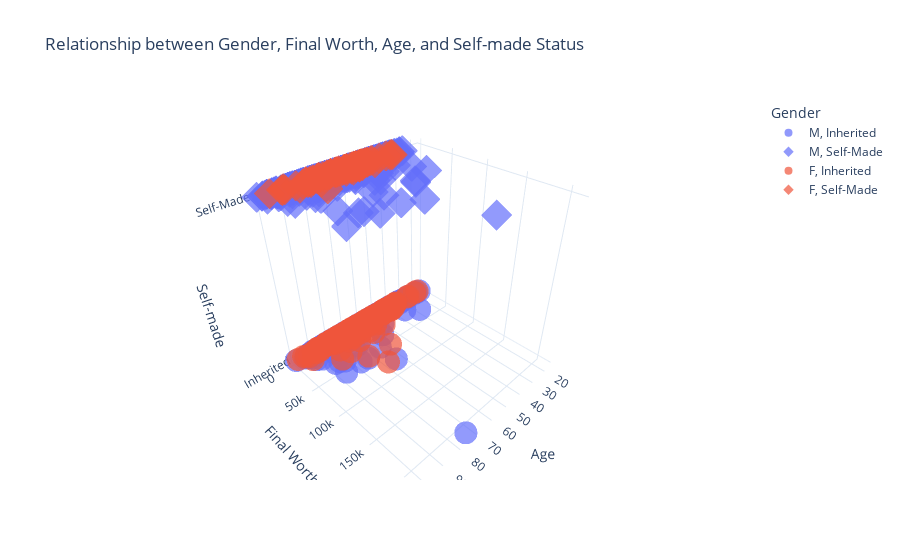

Source (notebook cell):
### Code cell
# Create a 3D scatter plot
fig = px.scatter_3d(df, x='age', y='finalWorth', z='selfMade', color='gender',
                    size_max=10, opacity=0.7, symbol='selfMade',
                    labels={'finalWorth': 'Final Worth (in billions)', 'selfMade': 'Self-made'},
                    title='Relationship between Gender, Final Worth, Age, and Self-made Status',
                    template='plotly_white')

# Customize layout
fig.update_layout(scene=dict(xaxis_title='Age', yaxis_title='Final Worth'),
                  legend=dict(title='Gender'))

# Show the plot
fig.show()

### Figure 1 — Plotly figure (JSON) as saved in the notebook; plotly's stock layout.template omitted (floating-point values rounded to 4 significant figures; data arrays with more than 128 entries replaced by an {"elided": "..."} marker saying what was removed)
{"data": [{"hovertemplate": "gender=M<br>Self-made=%{z}<br>age=%{x}<br>Final Worth (in billions)=%{y}<extra></extra>", "legendgroup": "M, Inherited", "marker": {"color": "#636efa", "opacity": 0.7, "symbol": "circle"}, "mode": "markers", "name": "M, Inherited", "scene": "scene", "showlegend": true, "type": "scatter3d", "x": {"elided": "587 float values"}, "y": {"elided": "587 int values"}, "z": {"elided": "587 str values"}}, {"hovertemplate": "gender=M<br>Self-made=%{z}<br>age=%{x}<br>Final Worth (in billions)=%{y}<extra></extra>", "legendgroup": "M, Self-Made", "marker": {"color": "#636efa", "opacity": 0.7, "symbol": "diamond"}, "mode": "markers", "name": "M, Self-Made", "scene": "scene", "showlegend": true, "type": "scatter3d", "x": {"elided": "1716 float values"}, "y": {"elided": "1716 int values"}, "z": {"elided": "1716 str values"}}, {"hovertemplate": "gender=F<br>Self-made=%{z}<br>age=%{x}<br>Final Worth (in billions)=%{y}<extra></extra>", "legendgroup": "F, Inherited", "marker": {"color": "#EF553B", "opacity": 0.7, "symbol": "circle"}, "mode": "markers", "name": "F, Inherited", "scene": "scene", "showlegend": true, "type": "scatter3d", "x": {"elided": "241 float values"}, "y": {"elided": "241 int values"}, "z": {"elided": "241 str values"}}, {"hovertemplate": "gender=F<br>Self-made=%{z}<br>age=%{x}<br>Final Worth (in billions)=%{y}<extra></extra>", "legendgroup": "F, Self-Made", "marker": {"color": "#EF553B", "opacity": 0.7, "symbol": "diamond"}, "mode": "markers", "name": "F, Self-Made", "scene": "scene", "showlegend": true, "type": "scatter3d", "x": [78, 76, 85, 59, 47, 62, 55, 79, 55, 59, 53, 56, 80, 53, 64, 56, 91, 90, 82, 72, 79, 77, 35, 57, 57, 85, 74, 53, 66, 78, 58, 60, 75, 36, 64, 77, 69, 91, 53, 65.14, 62, 52, 96, 65.14, 65.14, 70, 53, 80, 49, 65.14, 70, 54, 49, 53, 60, 51, 53, 55, 61, 80, 53, 74, 65.14, 65.14, 90, 50, 35, 57, 60, 74, 61, 38, 50, 53, 56, 72, 42, 57, 61, 46, 66, 56, 52, 61, 47, 55, 61, 65.14, 61, 68, 64, 58, 55, 68, 52, 68], "y": [31200, 13700, 10900, 10100, 8800, 7600, 7300, 7100, 6800, 6400, 6100, 5500, 5300, 5200, 4800, 4600, 4300, 4300, 4200, 4200, 4000, 3800, 3600, 3600, 3500, 3200, 3100, 3100, 2800, 2700, 2700, 2600, 2500, 2500, 2500, 2500, 2500, 2400, 2300, 2300, 2300, 2200, 2200, 2100, 2100, 2100, 2100, 2100, 2100, 1900, 1700, 1700, 1700, 1700, 1700, 1600, 1600, 1600, 1500, 1500, 1500, 1500, 1500, 1500, 1400, 1400, 1400, 1400, 1300, 1300, 1300, 1300, 1300, 1300, 1300, 1200, 1200, 1200, 1200, 1200, 1200, 1200, 1100, 1100, 1100, 1100, 1100, 1100, 1100, 1100, 1000, 1000, 1000, 1000, 1000, 1000], "z": ["Self-Made", "Self-Made", "Self-Made", "Self-Made", "Self-Made", "Self-Made", "Self-Made", "Self-Made", "Self-Made", "Self-Made", "Self-Made", "Self-Made", "Self-Made", "Self-Made", "Self-Made", "Self-Made", "Self-Made", "Self-Made", "Self-Made", "Self-Made", "Self-Made", "Self-Made", "Self-Made", "Self-Made", "Self-Made", "Self-Made", "Self-Made", "Self-Made", "Self-Made", "Self-Made", "Self-Made", "Self-Made", "Self-Made", "Self-Made", "Self-Made", "Self-Made", "Self-Made", "Self-Made", "Self-Made", "Self-Made", "Self-Made", "Self-Made", "Self-Made", "Self-Made", "Self-Made", "Self-Made", "Self-Made", "Self-Made", "Self-Made", "Self-Made", "Self-Made", "Self-Made", "Self-Made", "Self-Made", "Self-Made", "Self-Made", "Self-Made", "Self-Made", "Self-Made", "Self-Made", "Self-Made", "Self-Made", "Self-Made", "Self-Made", "Self-Made", "Self-Made", "Self-Made", "Self-Made", "Self-Made", "Self-Made", "Self-Made", "Self-Made", "Self-Made", "Self-Made", "Self-Made", "Self-Made", "Self-Made", "Self-Made", "Self-Made", "Self-Made", "Self-Made", "Self-Made", "Self-Made", "Self-Made", "Self-Made", "Self-Made", "Self-Made", "Self-Made", "Self-Made", "Self-Made", "Self-Made", "Self-Made", "Self-Made", "Self-Made", "Self-Made", "Self-Made"]}], "layout": {"legend": {"title": {"text": "Gender"}, "tracegroupgap": 0}, "scene": {"domain": {"x": [0, 1], "y": [0, 1]}, "xaxis": {"title": {"text": "Age"}}, "yaxis": {"title": {"text": "Final Worth"}}, "zaxis": {"categoryarray": ["Inherited", "Self-Made"], "categoryorder": "array", "title": {"text": "Self-made"}}}, "title": {"text": "Relationship between Gender, Final Worth, Age, and Self-made Status"}}}
